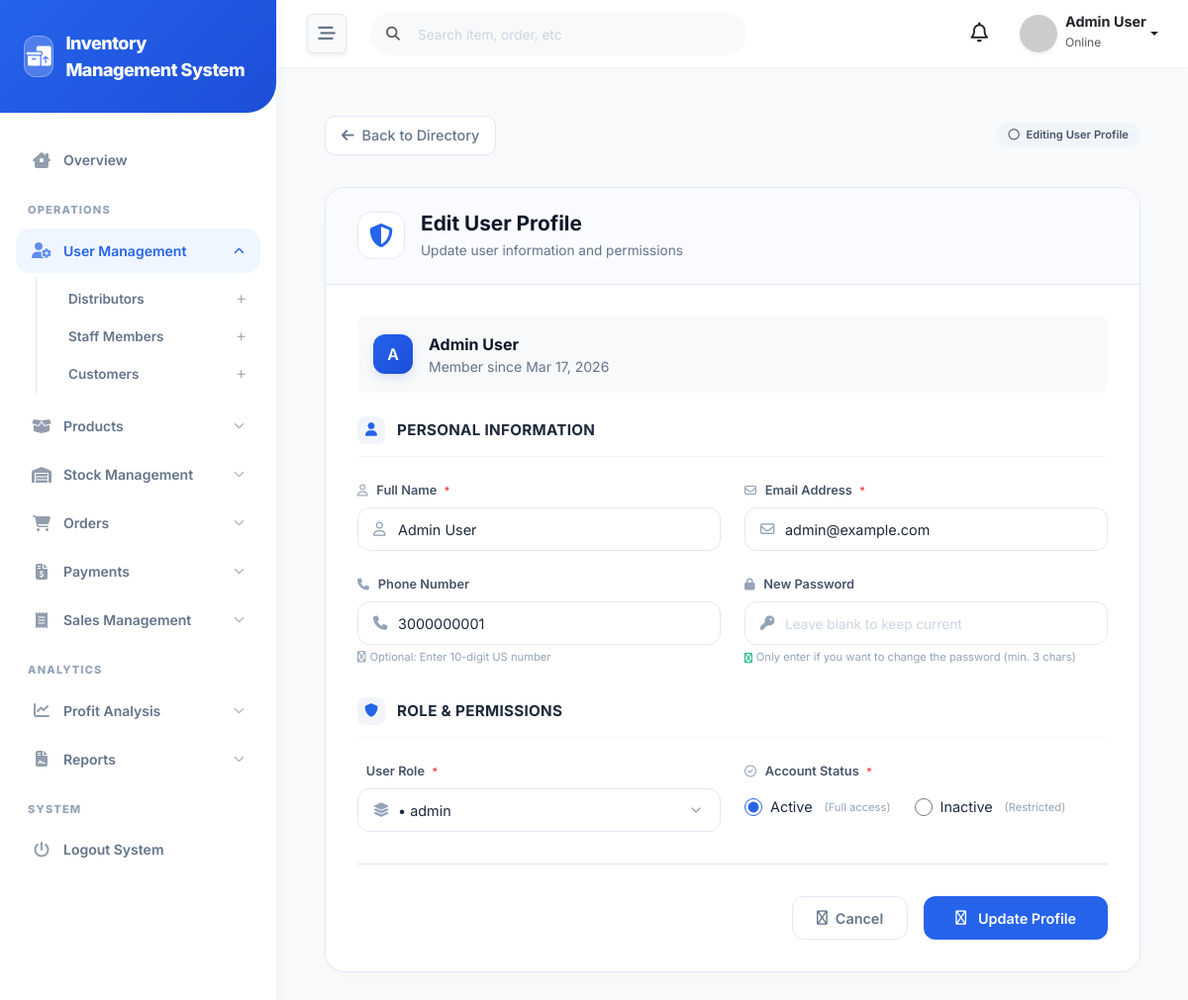
/admin/users/edit.php?id=1 (signed in), run on the app's committed database.
### tables this page shows
CREATE TABLE `users` (
  `id` int(11) NOT NULL,
  `role_id` int(11) NOT NULL,
  `name` varchar(100) NOT NULL,
  `email` varchar(100) DEFAULT NULL,
  `phone` varchar(20) DEFAULT NULL,
  `password` varchar(255) NOT NULL,
  `status` enum('active','inactive') DEFAULT 'active',
  `created_at` timestamp NOT NULL DEFAULT current_timestamp(),
  `updated_at` timestamp NOT NULL DEFAULT current_timestamp() ON UPDATE current_timestamp()
);

CREATE TABLE `roles` (
  `id` int(11) NOT NULL,
  `name` varchar(50) NOT NULL,
  `created_at` timestamp NOT NULL DEFAULT current_timestamp()
);

### admin/users/edit.php (the view, shortened to what this page needs)
<?php
require_once __DIR__ . '/../../config/db.php';
$user_id = (int)$_GET['id'];
try {
    $stmt = $pdo->prepare("SELECT u.*, r.name as role_name FROM users u LEFT JOIN roles r ON u.role_id = r.id WHERE u.id = ?");
    $stmt->execute([$user_id]);
    $user = $stmt->fetch();
} catch (PDOException $e) {
    die("Database Error: " . $e->getMessage());
}
try {
    $roles = $pdo->query("SELECT * FROM roles ORDER BY id ASC")->fetchAll();
} catch (PDOException $e) {
    $roles = [];
}
$role_icons = [
    ROLE_ADMIN => 'fa-shield-halved',
    ROLE_DISTRIBUTOR => 'fa-truck-fast',
    ROLE_STAFF => 'fa-user-tie',
    ROLE_CUSTOMER => 'fa-user'
];
$role_icon = $role_icons[$user['role_id']] ?? 'fa-user';
include '../../includes/header.php';
include '../../includes/sidebar.php';
include '../../includes/navbar.php';
?>
<div class="form-container">
    <div class="page-header-minimal">
        <a href="index.php" class="back-link">
            <i class="fa-solid fa-arrow-left"></i>
            <span>Back to Directory</span>
        </a>
        <span class="role-badge">
            <i class="fa-regular fa-circle me-1"></i>
            Editing User Profile
        </span>
    </div>
    <div class="form-card">
        <div class="form-header">
            <div class="header-icon">
                <i class="fa-solid <?= $role_icon ?>"></i>
            </div>
            <div>
                <h1 class="header-title">Edit User Profile</h1>
                <p class="header-subtitle">Update user information and permissions</p>
            </div>
        </div>
        <div class="form-body">
            <form method="POST" id="editUserForm">
                <div class="d-flex align-items-center gap-3 p-3 bg-light rounded-3 mb-4" style="background: #f8fafc;">
                    <div class="user-avatar">
                        <?= strtoupper(substr($user['name'], 0, 1)) ?>
                    </div>
                    <div>
                        <div class="fw-bold text-slate-900"><?= htmlspecialchars($user['name']) ?></div>
                        <div class="small text-slate-500">Member since <?= date('M d, Y', strtotime($user['created_at'])) ?></div>
                    </div>
                </div>
                <div class="form-section">
                    <div class="section-title">
                        <i class="fa-solid fa-user"></i>
                        <span>Personal Information</span>
                    </div>
                    <div class="form-row">
                        <div class="form-group">
                            <label class="form-label required">
                                <i class="fa-regular fa-user"></i>
                                Full Name
                            </label>
                            <div class="input-wrapper">
                                <input type="text"
                                    name="name"
                                    class="form-control"
                                    placeholder="John Doe"
                                    value="<?= htmlspecialchars($user['name']) ?>"
                                    required>
                            </div>
                        </div>
                        <div class="form-group">
                            <label class="form-label required">
                                <i class="fa-regular fa-envelope"></i>
                                Email Address
                            </label>
                            <div class="input-wrapper">
                                <input type="email"
                                    name="email"
                                    class="form-control"
                                    placeholder="john@company.com"
                                    value="<?= htmlspecialchars($user['email']) ?>"
                                    required>
                            </div>
                        </div>
                    </div>
                    <div class="form-row">
                        <div class="form-group">
                            <label class="form-label">
                                <i class="fa-solid fa-phone"></i>
                                Phone Number
                            </label>
                            <div class="input-wrapper">
                                <input type="tel"
                                    name="phone"
                                    class="form-control"
                                    placeholder="(555) 123-4567"
                                    value="<?= htmlspecialchars($user['phone'] ?? '') ?>">
                            </div>
                            <div class="phone-hint">
                                <i class="fa-regular fa-circle-info"></i>
                                Optional: Enter 10-digit US number
                            </div>
                        </div>
                        <div class="form-group">
                            <label class="form-label">
                                <i class="fa-solid fa-lock"></i>
                                New Password
                            </label>
                            <div class="input-wrapper">
                                <input type="password"
                                    name="password"
                                    class="form-control"
                                    placeholder="Leave blank to keep current"
                                    id="password"
                                    minlength="3">
                            </div>
                            <div class="password-requirement">
                                <i class="fa-regular fa-circle-info"></i>
                                Only enter if you want to change the password (min. 3 chars)
                            </div>
                        </div>
                    </div>
                </div>
                <div class="form-section">
                    <div class="section-title">
                        <i class="fa-solid fa-shield"></i>
                        <span>Role & Permissions</span>
                    </div>
                    <div class="form-row">
                        <div class="form-group">
                            <label class="form-label required">
                                User Role
                            </label>
                            <div class="input-wrapper">
                                <select name="role_id" class="form-control" required>
                                    <?php foreach ($roles as $role): ?>
                                        <?php
                                        $role_icons_display = [
                                            'Admin' => '👑',
                                            'Distributor' => '🚚',
                                            'Staff' => '👔',
                                            'Customer' => '👤'
                                        ];
                                        $icon = $role_icons_display[$role['name']] ?? '•';
                                        ?>
                                        <option value="<?= $role['id'] ?>" <?= $user['role_id'] == $role['id'] ? 'selected' : '' ?>>
                                            <?= $icon ?> <?= htmlspecialchars($role['name']) ?>
                                        </option>
                                    <?php endforeach; ?>
                                </select>
                            </div>
                        </div>
                        <div class="form-group">
                            <label class="form-label required">
                                <i class="fa-regular fa-circle-check"></i>
                                Account Status
                            </label>
                            <div class="status-options">
                                <label class="status-radio">
                                    <input type="radio" name="status" value="active" <?= $user['status'] == 'active' ? 'checked' : '' ?>>
                                    <span>Active</span>
                                    <small>(Full access)</small>
                                </label>
                                <label class="status-radio">
                                    <input type="radio" name="status" value="inactive" <?= $user['status'] == 'inactive' ? 'checked' : '' ?>>
                                    <span>Inactive</span>
                                    <small>(Restricted)</small>
                                </label>
                            </div>
                        </div>
                    </div>
                </div>
                <div class="form-actions">
                    <a href="index.php" class="btn-cancel">
                        <i class="fa-regular fa-times"></i>
                        Cancel
                    </a>
                    <button type="submit" class="btn-submit">
                        <i class="fa-regular fa-check"></i>
                        Update Profile
                    </button>
                </div>
            </form>
        </div>
    </div>
</div>
<?php include '../../includes/footer.php'; ?>

### includes/header.php (style rules this page uses)
:root { --primary-bg: #f8fafc; --sidebar-bg: #ffffff; --sidebar-color: #64748b; --sidebar-active-bg: #eff6ff; --sidebar-active-color: #2563eb; --primary-brand: #2563eb; --header-bg: #ffffff; --text-dark: #1e293b; --transition-speed: 0.3s; }
body { font-family: 'Inter', sans-serif; background-color: var(--primary-bg); color: var(--text-dark); overflow-x: hidden; }

### includes/sidebar.php (style rules this page uses)
:root { --primary-blue: #2563eb; --primary-green: #10b981; --sidebar-bg: #ffffff; --nav-text: #64748b; --nav-active-bg: #eff6ff; --nav-active-text: #2563eb; }

### data on the page
users: name "A", name "Admin User", created_at "Mar 17, 2026", email "admin@example.com", phone "3000000001", role_id "• admin", status "☑ Active (Full access)", status "☐ Inactive (Restricted)"

### other printed values
APP_NAME "Inventory Management System"
$user_name "Admin User"
